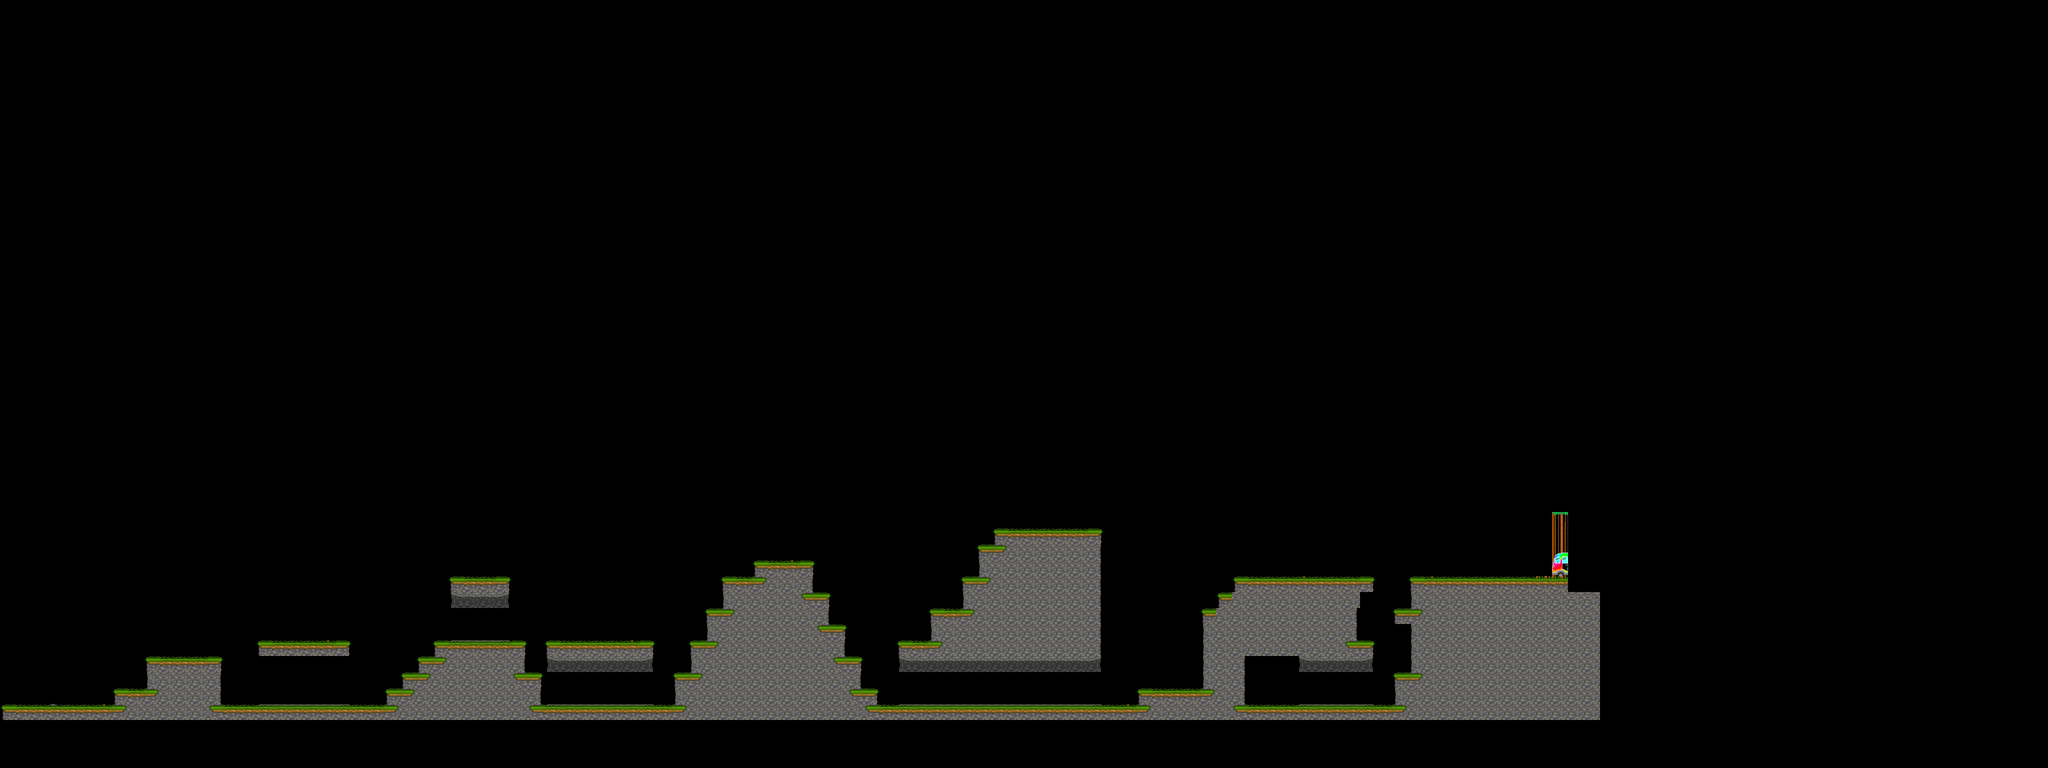

This game map was drawn from its Tiled (.tmx) file and the tilesets committed beside it. A one-line description and the trimmed map source follow:
An orthogonal 128x48 tile map with 32x32 px tiles, 1 tile layer (blockedLayer), 1 hidden layer not drawn.

<map version="1.0" orientation="orthogonal" renderorder="right-down" width="128" height="48" tilewidth="32" tileheight="32" nextobjectid="1">
 <tileset firstgid="1" name="timetrip" tilewidth="32" tileheight="32">
  <image source="timetrip.png" width="320" height="320" />
 </tileset>
 <layer name="backgroundLayer" width="128" height="48" visible="0">
  <data>[6144 cells, 587 non-empty, 27 distinct tile ids]</data>
 </layer>
 <layer name="blockedLayer" width="128" height="48">
  <data>[6144 cells, 514 non-empty, 22 distinct tile ids]</data>
 </layer>
 <objectgroup name="objectsLayer" visible="0" />
</map>